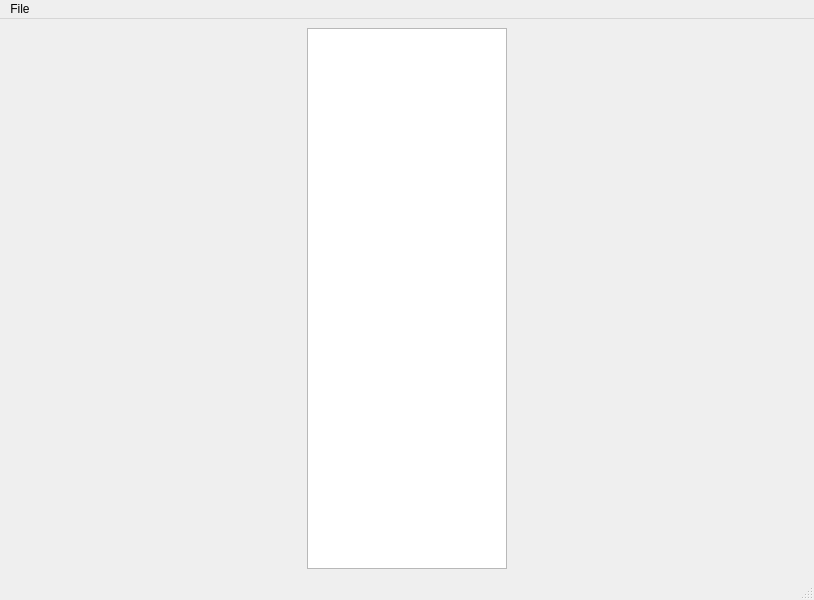
<?xml version="1.0" encoding="UTF-8"?>
<ui version="4.0">
 <class>MainWindow</class>
 <widget class="QMainWindow" name="MainWindow">
  <property name="geometry">
   <rect>
    <x>0</x>
    <y>0</y>
    <width>814</width>
    <height>600</height>
   </rect>
  </property>
  <property name="minimumSize">
   <size>
    <width>500</width>
    <height>500</height>
   </size>
  </property>
  <property name="windowTitle">
   <string>MainWindow</string>
  </property>
  <widget class="QWidget" name="centralwidget">
   <layout class="QHBoxLayout" name="horizontalLayout_2">
    <item>
     <layout class="QHBoxLayout" name="horizLayout">
      <item>
       <widget class="QListWidget" name="listWidget">
        <property name="minimumSize">
         <size>
          <width>200</width>
          <height>0</height>
         </size>
        </property>
        <property name="maximumSize">
         <size>
          <width>200</width>
          <height>16777215</height>
         </size>
        </property>
       </widget>
      </item>
     </layout>
    </item>
   </layout>
  </widget>
  <widget class="QMenuBar" name="menubar">
   <property name="geometry">
    <rect>
     <x>0</x>
     <y>0</y>
     <width>814</width>
     <height>25</height>
    </rect>
   </property>
   <widget class="QMenu" name="menuFile">
    <property name="title">
     <string>File</string>
    </property>
    <addaction name="actionOpen"/>
    <addaction name="actionOpen_folder"/>
    <addaction name="actionQuit"/>
   </widget>
   <addaction name="menuFile"/>
  </widget>
  <widget class="QStatusBar" name="statusbar"/>
  <action name="actionOpen">
   <property name="text">
    <string>Open file</string>
   </property>
  </action>
  <action name="actionOpen_folder">
   <property name="text">
    <string>Open folder</string>
   </property>
  </action>
  <action name="actionQuit">
   <property name="text">
    <string>Quit</string>
   </property>
  </action>
 </widget>
 <resources/>
 <connections>
  <connection>
   <sender>actionQuit</sender>
   <signal>triggered()</signal>
   <receiver>MainWindow</receiver>
   <slot>close()</slot>
   <hints>
    <hint type="sourcelabel">
     <x>-1</x>
     <y>-1</y>
    </hint>
    <hint type="destinationlabel">
     <x>399</x>
     <y>299</y>
    </hint>
   </hints>
  </connection>
 </connections>
</ui>
